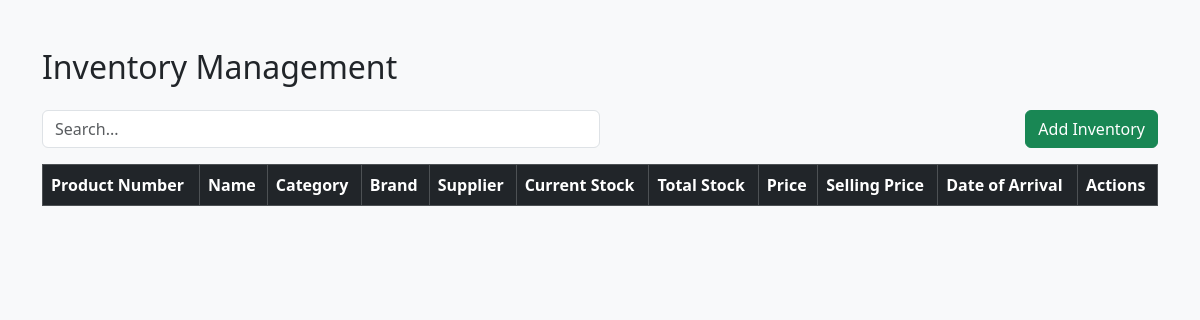
/tabs/inventory/inventory.php, run on an earlier commit of the app's database.
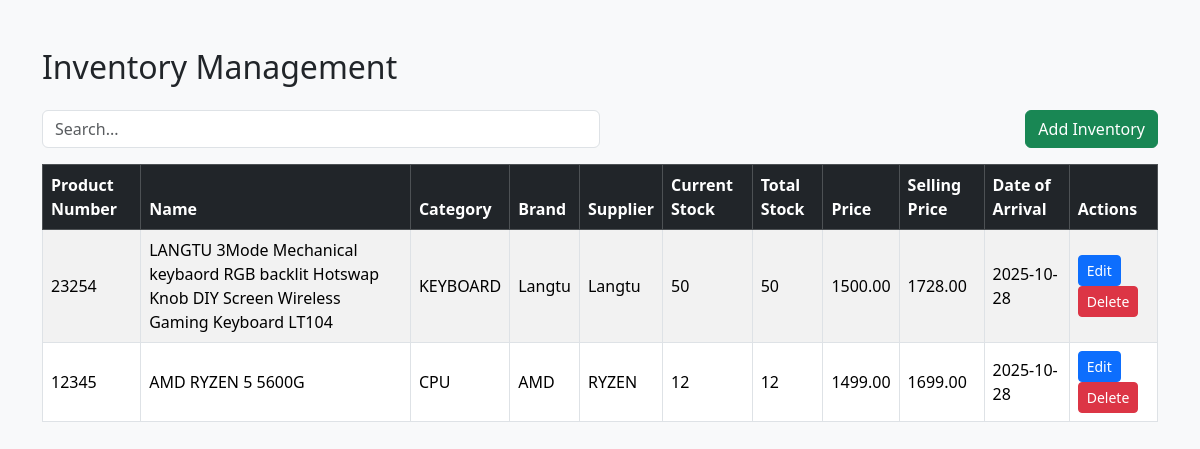
And on a later commit of the database.
### tables this page shows
CREATE TABLE `inventory` (
  `id` bigint(20) UNSIGNED NOT NULL,
  `product_number` varchar(255) NOT NULL,
  `name` varchar(255) NOT NULL,
  `description` text DEFAULT NULL,
  `category` varchar(255) NOT NULL,
  `brand` varchar(255) DEFAULT NULL,
  `supplier` varchar(255) DEFAULT NULL,
  `current_stock` int(11) NOT NULL DEFAULT 0,
  `total_stock` int(11) NOT NULL DEFAULT 0,
  `price` decimal(10,2) NOT NULL,
  `selling_price` decimal(10,2) NOT NULL,
  `barcode` varchar(255) NOT NULL,
  `date_of_arrival` date NOT NULL,
  `created_at` timestamp NULL DEFAULT NULL,
  `updated_at` timestamp NULL DEFAULT NULL
);

### tabs/inventory/inventory.php (the view, shortened to what this page needs)
<?php
include '../../database/db_connect.php';
$searchQuery = isset($_GET['search']) ? $_GET['search'] : '';
$sql = "SELECT * FROM inventory WHERE 1";
$sql .= " ORDER BY id DESC";
$stmt = $conn->prepare($sql);
$stmt->execute();
$result = $stmt->get_result();
?>
<!DOCTYPE html>
<html lang="en">
<head>
<link href="https://cdn.jsdelivr.net/npm/bootstrap@5.3.2/dist/css/bootstrap.min.css" rel="stylesheet">
</head>
<body class="bg-light">
<div class="container mt-5">
    <h2 class="mb-4">Inventory Management</h2>
    <div class="d-flex justify-content-between mb-3">
        <input type="text" id="searchBox" class="form-control w-50" placeholder="Search..." value="<?= htmlspecialchars($searchQuery) ?>">
        <button class="btn btn-success" data-bs-toggle="modal" data-bs-target="#addModal">Add Inventory</button>
    </div>
    <div class="table-responsive">
        <table class="table table-bordered table-striped align-middle">
            <thead class="table-dark">
                <tr>
                    <th>Product Number</th>
                    <th>Name</th>
                    <th>Category</th>
                    <th>Brand</th>
                    <th>Supplier</th>
                    <th>Current Stock</th>
                    <th>Total Stock</th>
                    <th>Price</th>
                    <th>Selling Price</th>
                    <th>Date of Arrival</th>
                    <th>Actions</th>
                </tr>
            </thead>
            <tbody>
            <?php while ($row = $result->fetch_assoc()): ?>
                <tr>
                    <td><?= htmlspecialchars($row['product_number']) ?></td>
                    <td><?= htmlspecialchars($row['name']) ?></td>
                    <td><?= htmlspecialchars($row['category']) ?></td>
                    <td><?= htmlspecialchars($row['brand']) ?></td>
                    <td><?= htmlspecialchars($row['supplier']) ?></td>
                    <td><?= $row['current_stock'] ?></td>
                    <td><?= $row['total_stock'] ?></td>
                    <td><?= $row['price'] ?></td>
                    <td><?= $row['selling_price'] ?></td>
                    <td><?= $row['date_of_arrival'] ?></td>
                    <td>
                        <button class="btn btn-primary btn-sm" data-bs-toggle="modal" data-bs-target="#editModal<?= $row['id'] ?>">Edit</button>
                        <a href="inventory_crud.php?delete=<?= $row['id'] ?>" class="btn btn-danger btn-sm" onclick="return confirm('Are you sure you want to delete this item?');">Delete</a>
                    </td>
                </tr>
            <?php endwhile; ?>
            </tbody>
        </table>
    </div>
</div>
</body>
</html>

What changed in the data, as far as the page shows it:
added inventory: product_number "23254", name "LANGTU 3Mode Mechanical keybaord RGB backlit Hotswap Knob DIY Screen Wireless Gaming Keyboard LT104", category "KEYBOARD", brand "Langtu", supplier "Langtu", current_stock "50", total_stock "50", price "1500.00", selling_price "1728.00", date_of_arrival "2025-10-28"
added inventory: product_number "12345", name "AMD RYZEN 5 5600G", category "CPU", brand "AMD", supplier "RYZEN", current_stock "12", total_stock "12", price "1499.00", selling_price "1699.00", date_of_arrival "2025-10-28"
